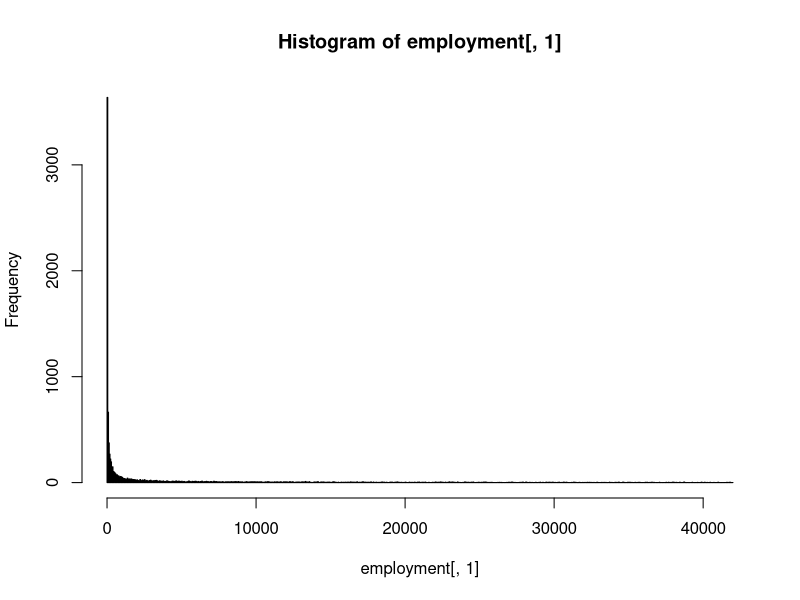
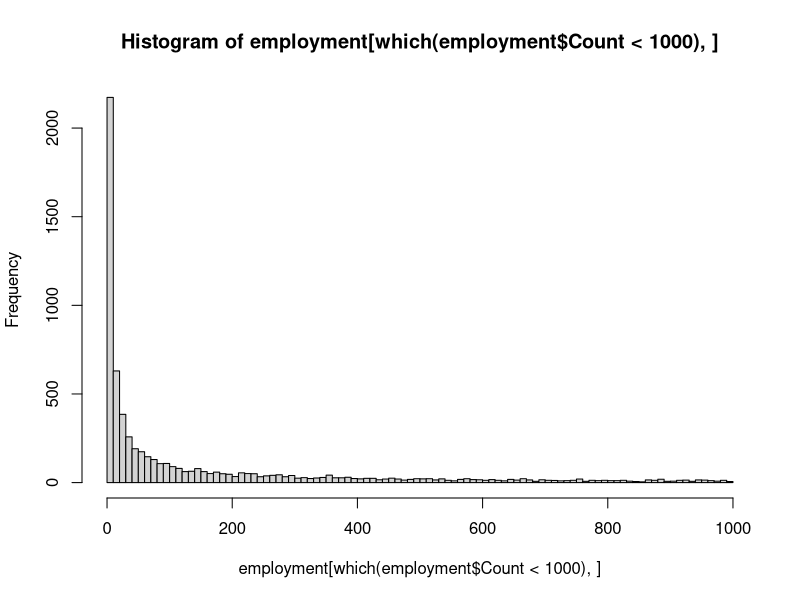
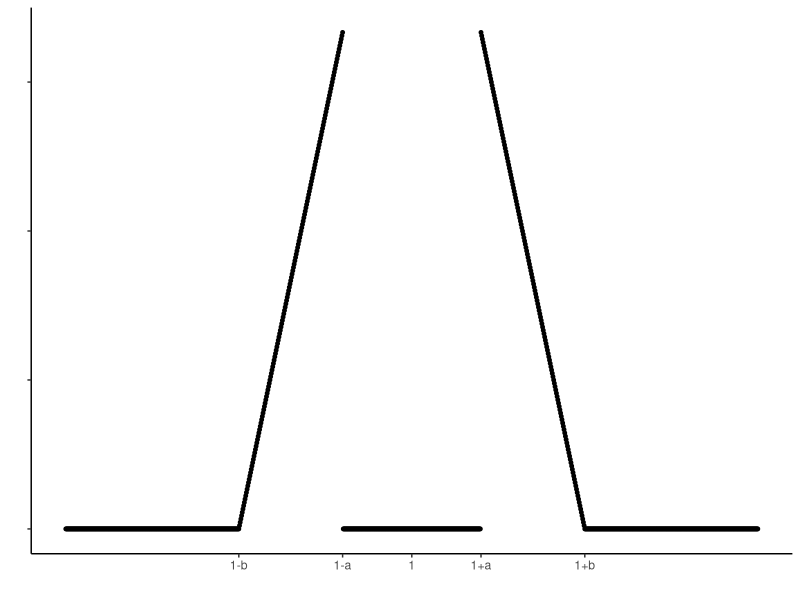
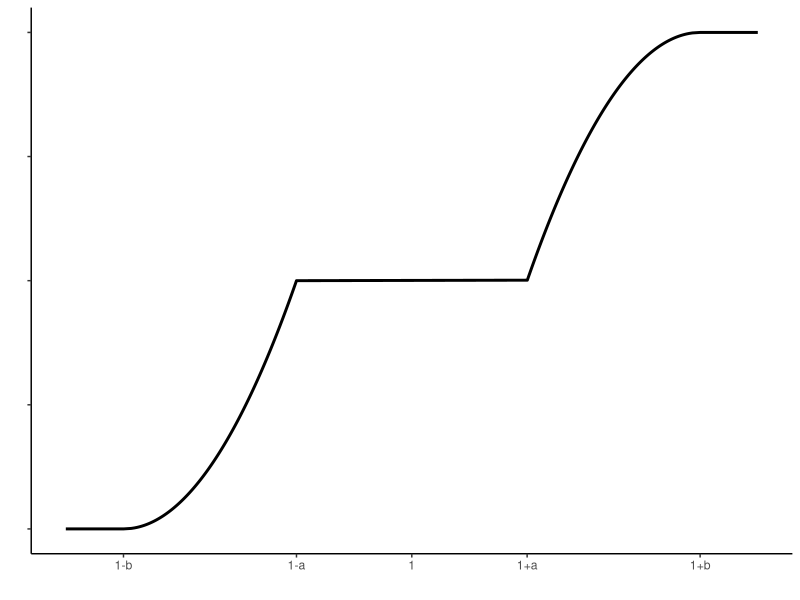
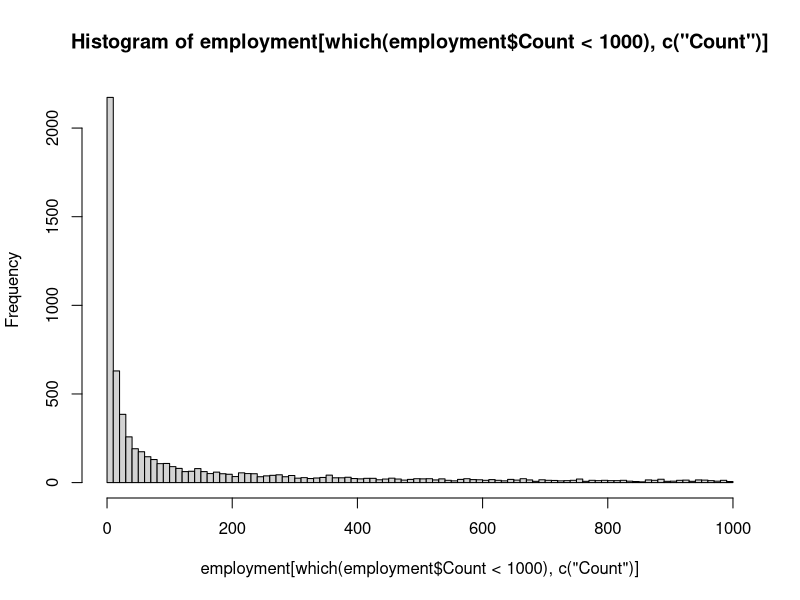
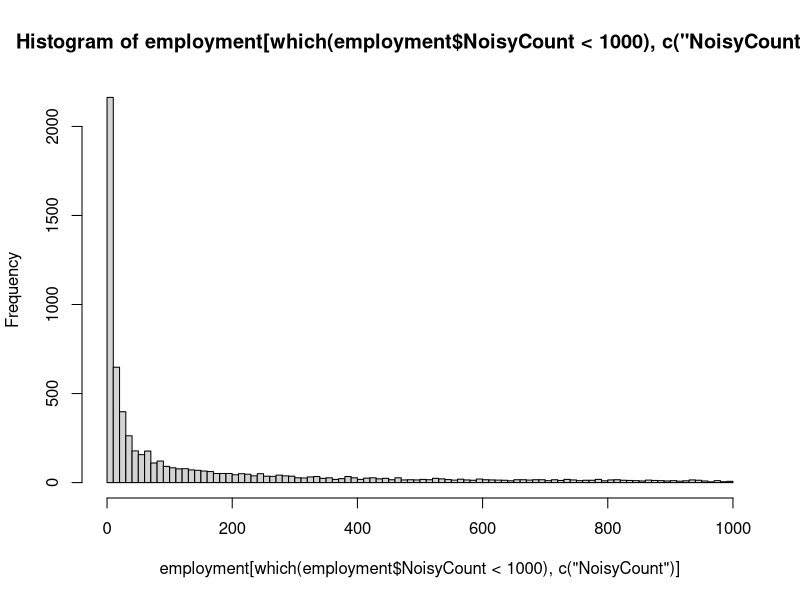
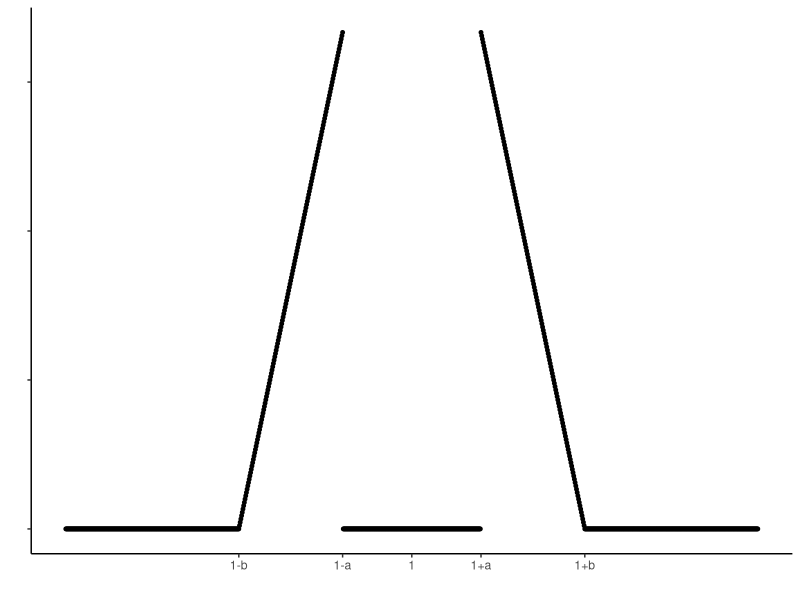
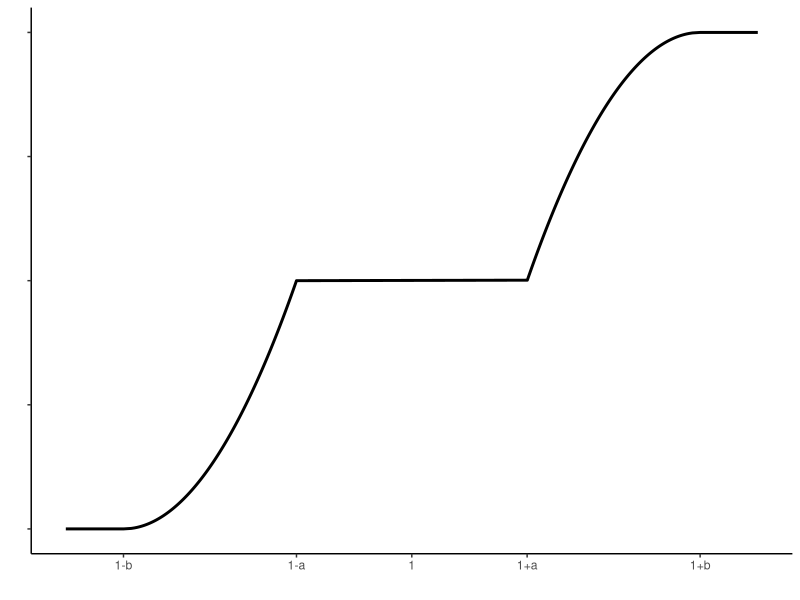

The R source for these figures, in order:
## ---- chunk 1
set.seed(12345)
size <- 10000
## ---- chunk 2
employment <- round(as.data.frame(exp(runif(size,log(1),log(42000)))))
names(employment) <- c("Count")
## ---- chunk 3
hist(employment[,1],breaks = size/10)
## ---- chunk 4
hist(employment[ which(employment$Count < 1000),],breaks = size/100)
## ---- chunk 5
dramp <- function(x,a,b) {
  if ( b< a) {
    c <- a
    a <- b
    b <- c
  }
  part1 <- which(x < 1- b )
  part2 <- intersect(which (x >= 1-b),which(x <= 1-a))
  part3 <- intersect(which (x > 1-a), which(x< 1+a))
  part4 <- intersect(which (x >= 1+a),which(x <= 1+b))
  part5 <- which(x > 1+ b )

  y <- x
  y[part1] <- 0
  y[part2] <- (x[part2] - (1-b))/ ( b - a )^2
  y[part3] <- 0
  y[part4] <- ( 1 + b -x[part4])/ ( b - a )^2
  y[part5] <- 0
  return(y)
}

invcramp <- function(y,a,b) {
  part1 <- intersect(which(y>0.5),which(y<=1))
  part2 <- intersect(which(y<=0.5),which(y>=0))
  part3 <- intersect(which(y<0),which(y>1))
  x <- y
  x[part1] <-  1+b - ((1-2*(y[part1]-0.5))*(b-a)^2)^0.5
  x[part2] <-  1-b + ((  2*(y[part2]    ))*(b-a)^2)^0.5
  x[part3] <-  0
  return(x)
  }
## ---- chunk 6
library(ggplot2)
y=seq(0.5,1.5,by = 0.001)
z <- dramp(y,0.1,0.25)
w <- as.data.frame(cbind(y,z))
myplot <- ggplot(w,aes(x=y,y=z)) +
    geom_point(size=1) +
    theme(axis.line = element_line(colour = "black"),
          panel.grid.major = element_blank(),
          panel.grid.minor = element_blank(),
          panel.border = element_blank(),
          panel.background = element_blank()
          )+
  scale_x_continuous(breaks=c(0.75,0.9,1,1.1,1.25),labels=c("1-b","1-a",1,"1+a","1+b"))+
  theme(axis.text.y = element_blank())+
  xlab("")+
  ylab("")
myplot
ggsave("rampdist.png")
## ---- chunk 7
y=seq(0,1,by = 0.001)
x <- invcramp(y,0.1,0.25)
w <- as.data.frame(rbind(c(0.7,0),cbind(x,y),c(1.3,1)))

myplot <- ggplot(w,aes(x=x,y=y)) +
    geom_line(size=1) +
    theme(axis.line = element_line(colour = "black"),
          panel.grid.major = element_blank(),
          panel.grid.minor = element_blank(),
          panel.border = element_blank(),
          panel.background = element_blank()
          )+
  scale_x_continuous(breaks=c(0.75,0.9,1,1.1,1.25),
                     labels=c("1-b","1-a",1,"1+a","1+b"),
                     )+
  theme(axis.text.y = element_blank())+
  xlab("")+
  ylab("")
myplot
ggsave("rampdist_cum.png")
## ---- chunk 8
employment$uniform <- runif(nrow(employment))
employment$fuzzfactor <- invcramp(employment$uniform,0.1,0.25)
employment$NoisyCount <- round(employment$Count * employment$fuzzfactor,0)
## ---- chunk 9
hist(employment[ which(employment$Count < 1000),c("Count")],breaks = size/100)
## ---- chunk 10
hist(employment[ which(employment$NoisyCount < 1000),c("NoisyCount")],breaks = size/100)
